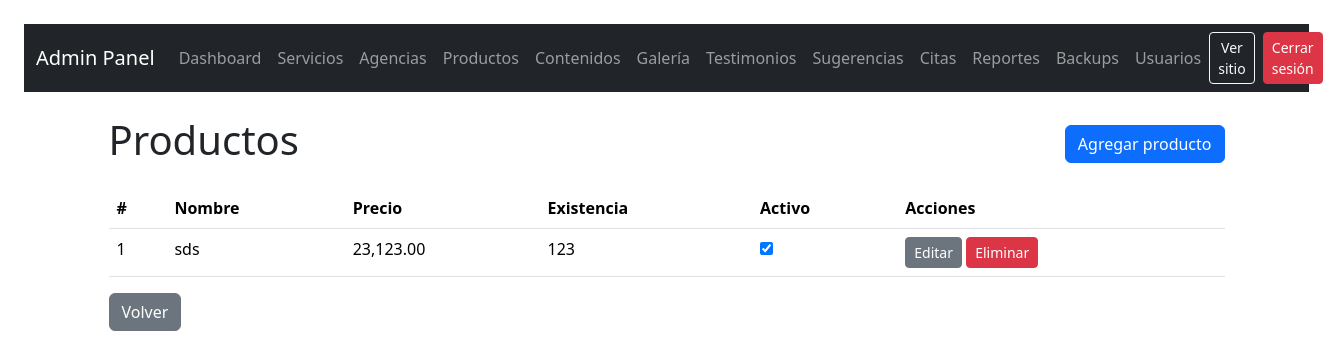
Screenshot of /public/admin/productos.php (signed in) with the database file from the repository.
### tables this page shows
CREATE TABLE `producto` (
  `idProducto` int(10) UNSIGNED NOT NULL,
  `Nombre` varchar(255) NOT NULL,
  `Descripcion` text DEFAULT NULL,
  `Precio` decimal(10,2) NOT NULL DEFAULT 0.00,
  `Existencia` int(11) NOT NULL DEFAULT 0,
  `Activo` tinyint(1) NOT NULL DEFAULT 1,
  `RutaImagen` varchar(512) DEFAULT NULL,
  `FechaCreacion` datetime NOT NULL DEFAULT current_timestamp(),
  `FechaActualizacion` datetime DEFAULT NULL ON UPDATE current_timestamp()
);

### app/models/Producto.php (called while the page is built, shortened)
<?php
class Producto {
    public static function getAll($pdo) {
        $stmt = $pdo->query('SELECT idProducto, Nombre, Descripcion, Precio, Existencia, Activo, RutaImagen FROM producto ORDER BY idProducto DESC');
        return $stmt->fetchAll();
    }
}
?>

### public/admin/productos.php (the view, shortened to what this page needs)
<?php
require_once __DIR__ . '/../../app/config/db.php';
require_once __DIR__ . '/../../app/models/Producto.php';
$items = Producto::getAll($pdo);
?>
<!doctype html>
<html lang="es">
<head>
    <link href="https://cdn.jsdelivr.net/npm/bootstrap@5.3.2/dist/css/bootstrap.min.css" rel="stylesheet">
    <link rel="stylesheet" href="https://cdnjs.cloudflare.com/ajax/libs/font-awesome/6.4.0/css/all.min.css">
    <link rel="stylesheet" href="https://cdn.jsdelivr.net/npm/sweetalert2@11/dist/sweetalert2.min.css">
</head>
<body class="p-4">
<?php include __DIR__ . '/partials/admin_nav.php'; ?>
<div class="container py-4">
    <div class="d-flex justify-content-between align-items-center mb-3">
        <h1>Productos</h1>
        <a href="producto_nuevo.php" class="btn btn-primary">Agregar producto</a>
    </div>
    <table class="table table-hover">
        <thead>
            <tr><th>#</th><th>Nombre</th><th>Precio</th><th>Existencia</th><th>Activo</th><th>Acciones</th></tr>
        </thead>
        <tbody>
            <?php foreach ($items as $it): ?>
                <tr>
                    <td><?= $it['idProducto'] ?></td>
                    <td><?= htmlspecialchars($it['Nombre']) ?></td>
                    <td><?= number_format($it['Precio'],2) ?></td>
                    <td><?= (int)$it['Existencia'] ?></td>
                    <td>
                        <form method="post" class="d-inline">
                            <input type="checkbox" name="activo" value="1" <?= $it['Activo'] ? 'checked' : '' ?> onchange="this.form.submit()" aria-label="Activo">
                        </form>
                    </td>
                    <td>
                        <a class="btn btn-sm btn-secondary" href="producto_editar.php?id=<?= $it['idProducto'] ?>">Editar</a>
                        <form method="post" class="d-inline" onsubmit="return confirm('Eliminar producto?')">
                            <button type="submit" class="btn btn-sm btn-danger">Eliminar</button>
                        </form>
                    </td>
                </tr>
            <?php endforeach; ?>
        </tbody>
    </table>
    <a href="index.php" class="btn btn-secondary">Volver</a>
</div>
</body>
</html>

### rows the page displays
producto: idProducto "1", Nombre "sds", Precio "23,123.00", Existencia "123", Activo "☑"
